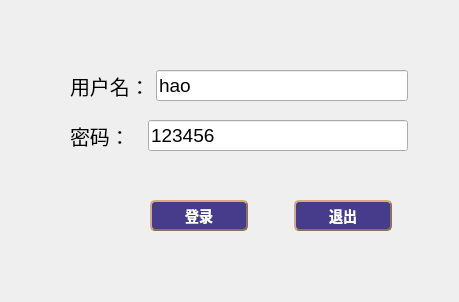
<?xml version="1.0" encoding="UTF-8"?>
<ui version="4.0">
 <class>Login</class>
 <widget class="QDialog" name="Login">
  <property name="geometry">
   <rect>
    <x>0</x>
    <y>0</y>
    <width>459</width>
    <height>302</height>
   </rect>
  </property>
  <property name="windowTitle">
   <string>Dialog</string>
  </property>
  <property name="styleSheet">
   <string notr="true">QDialog{
background-image: url(:/img06.png);
background-position: left 60%;
}

QPushButton
{
	background-color: #473C8B; /*背景色*/ 
	border-style: outset;
	border-width: 2px;
	border-radius:5px; /*边界圆滑*/
	border-color: #8B7355;
	font: bold 14px;
	min-width:2em;
	color:white; /*字体颜色*/
	font-family:黑体;
	padding: 5px;
}
 
QPushButton:hover
{
	background-color: rgb(0, 150, 0);
}
 
QPushButton:pressed
{
	background-color: #1E90FF; /*伪状态经过时背景色*/ 
	border-style: inset;
}
QPushButton:!enabled{
	background-color: rgb(100, 100, 100);
	border-style: inset;
}
</string>
  </property>
  <widget class="QWidget" name="layoutWidget">
   <property name="geometry">
    <rect>
     <x>150</x>
     <y>200</y>
     <width>242</width>
     <height>31</height>
    </rect>
   </property>
   <layout class="QHBoxLayout" name="horizontalLayout">
    <item>
     <widget class="QPushButton" name="pushButton">
      <property name="font">
       <font>
        <pointsize>-1</pointsize>
        <italic>false</italic>
        <bold>true</bold>
       </font>
      </property>
      <property name="text">
       <string>登录</string>
      </property>
     </widget>
    </item>
    <item>
     <spacer name="horizontalSpacer">
      <property name="orientation">
       <enum>Qt::Horizontal</enum>
      </property>
      <property name="sizeType">
       <enum>QSizePolicy::Preferred</enum>
      </property>
      <property name="sizeHint" stdset="0">
       <size>
        <width>40</width>
        <height>20</height>
       </size>
      </property>
     </spacer>
    </item>
    <item>
     <widget class="QPushButton" name="pushButton_2">
      <property name="text">
       <string>退出</string>
      </property>
     </widget>
    </item>
   </layout>
  </widget>
  <widget class="QWidget" name="layoutWidget">
   <property name="geometry">
    <rect>
     <x>70</x>
     <y>120</y>
     <width>338</width>
     <height>32</height>
    </rect>
   </property>
   <layout class="QHBoxLayout" name="horizontalLayout_2">
    <item>
     <widget class="QLabel" name="label_2">
      <property name="font">
       <font>
        <pointsize>15</pointsize>
       </font>
      </property>
      <property name="text">
       <string>密码：  </string>
      </property>
     </widget>
    </item>
    <item>
     <widget class="QLineEdit" name="lineEdit_pwd">
      <property name="minimumSize">
       <size>
        <width>230</width>
        <height>30</height>
       </size>
      </property>
      <property name="font">
       <font>
        <pointsize>14</pointsize>
       </font>
      </property>
      <property name="text">
       <string>123456</string>
      </property>
     </widget>
    </item>
   </layout>
  </widget>
  <widget class="QWidget" name="layoutWidget">
   <property name="geometry">
    <rect>
     <x>70</x>
     <y>60</y>
     <width>338</width>
     <height>52</height>
    </rect>
   </property>
   <layout class="QHBoxLayout" name="horizontalLayout_3">
    <item>
     <widget class="QLabel" name="label">
      <property name="font">
       <font>
        <pointsize>15</pointsize>
       </font>
      </property>
      <property name="text">
       <string>用户名：</string>
      </property>
     </widget>
    </item>
    <item>
     <widget class="QLineEdit" name="lineEdit_user">
      <property name="minimumSize">
       <size>
        <width>200</width>
        <height>30</height>
       </size>
      </property>
      <property name="font">
       <font>
        <pointsize>14</pointsize>
       </font>
      </property>
      <property name="text">
       <string>hao</string>
      </property>
     </widget>
    </item>
   </layout>
  </widget>
 </widget>
 <resources/>
 <connections>
  <connection>
   <sender>pushButton_2</sender>
   <signal>clicked()</signal>
   <receiver>Login</receiver>
   <slot>close()</slot>
   <hints>
    <hint type="sourcelabel">
     <x>344</x>
     <y>214</y>
    </hint>
    <hint type="destinationlabel">
     <x>219</x>
     <y>148</y>
    </hint>
   </hints>
  </connection>
 </connections>
</ui>
